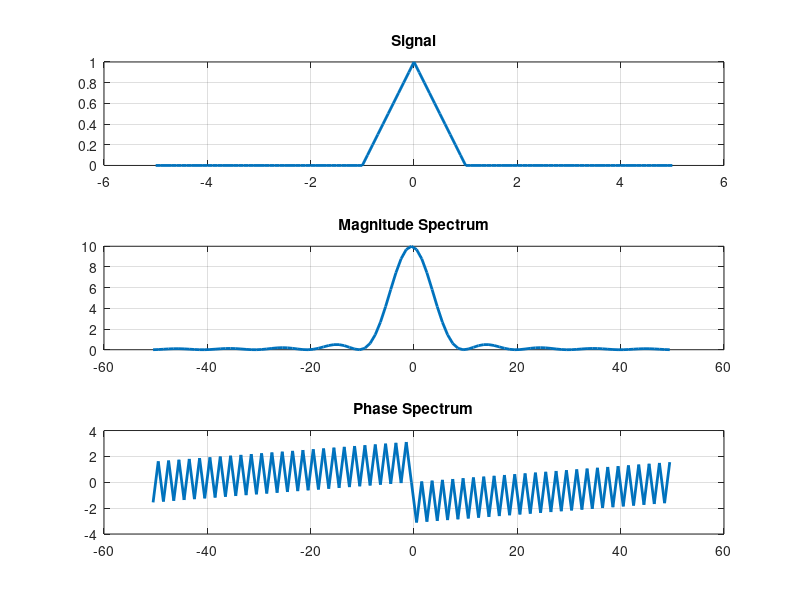

Source code (MATLAB):
%% ADC Lab Task #6

%%

Fs = 10;
Ts = 1/Fs;
T0 = 5;
t = -T0:Ts:T0;

u0 = t>=1;
u1 = t>=-1;

x = (1 - abs(t)).*(u1-u0);

X = fftshift(fft(x,(length(t))));
f = (-(length(t))/2:(length(t))/2-1);

subplot(311),plot(t,x,'Linewidth',2),title('Signal'),grid on
subplot(312),plot(f,abs(X),'Linewidth',2),title('Magnitude Spectrum'),grid on
subplot(313),plot(f,angle(X),'Linewidth',2),title('Phase Spectrum'),grid on